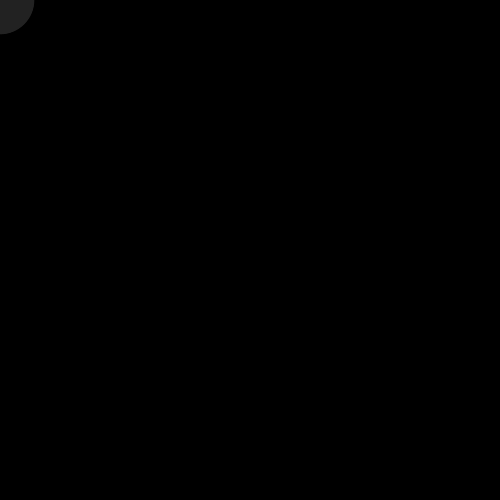
Frame 1 (no input)
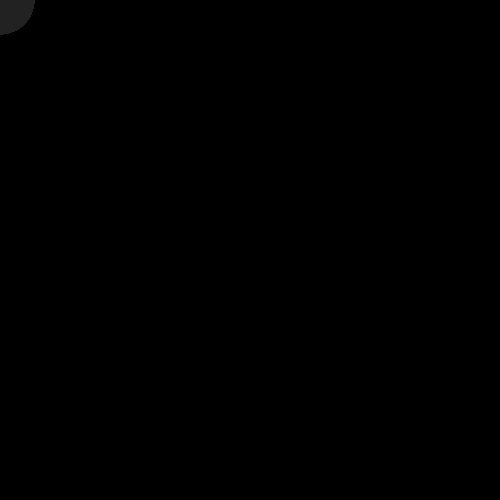
Frame 60 (the mouse pressed at the canvas centre just before this capture)
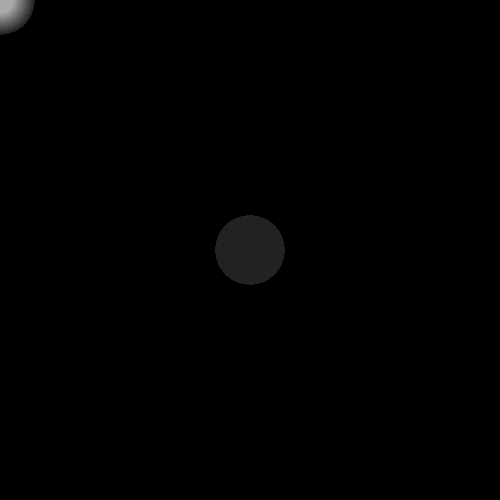
Frame 120 (the mouse held since frame 60 and released just before this capture)

The Processing sketch that drew these frames (run headless with seeded random() and noise(); from frame 60 on, the mouse is pressed at the canvas centre):

// Processing sketch: processing_57421
// ── processing_57421.pde

int [] Xpos = new int [100];
int[] Ypos = new int [100];

void setup(){
  size(500,500);
  background(0);
  noStroke();
  smooth();
  
    
 for (int i=0; i<Xpos.length; i++){
   Xpos[i]=0;
   Ypos[i]=0;
 }
}
 
 void draw(){
   //background(255);
 
      Xpos[Xpos.length-1]=mouseX;
   Ypos[Xpos.length-1]=mouseY;
   
   for (int i=0; i<Xpos.length-1; i++){
     Xpos[i]=Xpos[i+1];
     Ypos[i]=Ypos[i+1];
   }
 

 
  for (int i=0; i<Xpos.length-1; i++){
 fill(255-i*2.25);
 ellipse(Xpos[i],Ypos[i],i*.7,i*.7);
  }
 }
   
   
   
   
   
